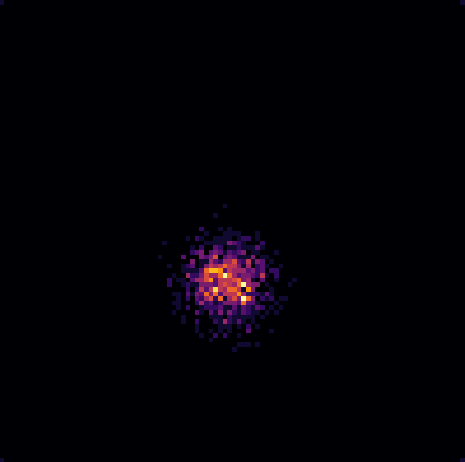
#> input picture result/compare/true.png, 465 x 462 px
$ python compare.py
#> lines starting #> are read from the running program, lines starting #| are printed output that depends on the picture; long printed decimals are rounded
import cv2
from skimage.metrics import structural_similarity
from skimage.metrics import mean_squared_error

# Read images from file.
im1 = cv2.imread('./true.png')
#> im1 is the input picture: shape (462, 465, 3); mean B, G, R 6.5, 1, 2.8
im2 = cv2.imread('./test.png')
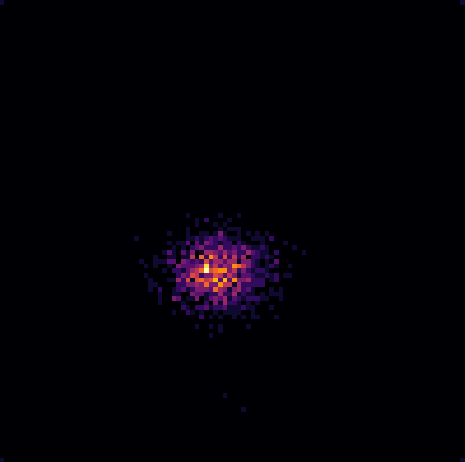
#> input picture result/compare/test.png, 465 x 462 px
#> im2 is the input picture: shape (462, 465, 3); mean B, G, R 6.7, 0.9, 2.7

#tempDiff = cv2.subtract(im1, im2)

gray1 = cv2.cvtColor(im1, cv2.COLOR_BGR2GRAY)
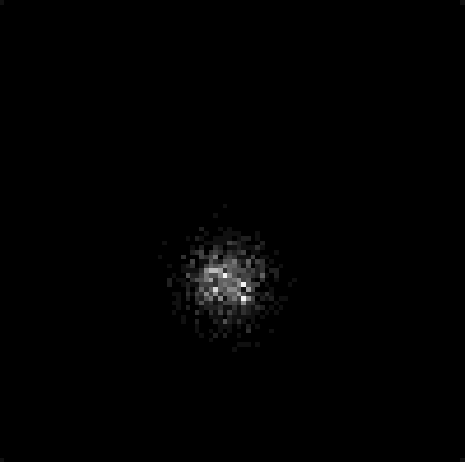
#> gray1: shape (462, 465); min 0, max 244, mean 1.7
gray2 = cv2.cvtColor(im2, cv2.COLOR_BGR2GRAY)

mse = mean_squared_error(gray1, gray2)
#> mse = 84.8
score = structural_similarity(gray1, gray2)
#> score = 0.938

print(f"MSE : {mse: .5f}")
#| MSE :  84.802
print(f"SSIM: {score: .5f}")
#| SSIM:  0.9377
